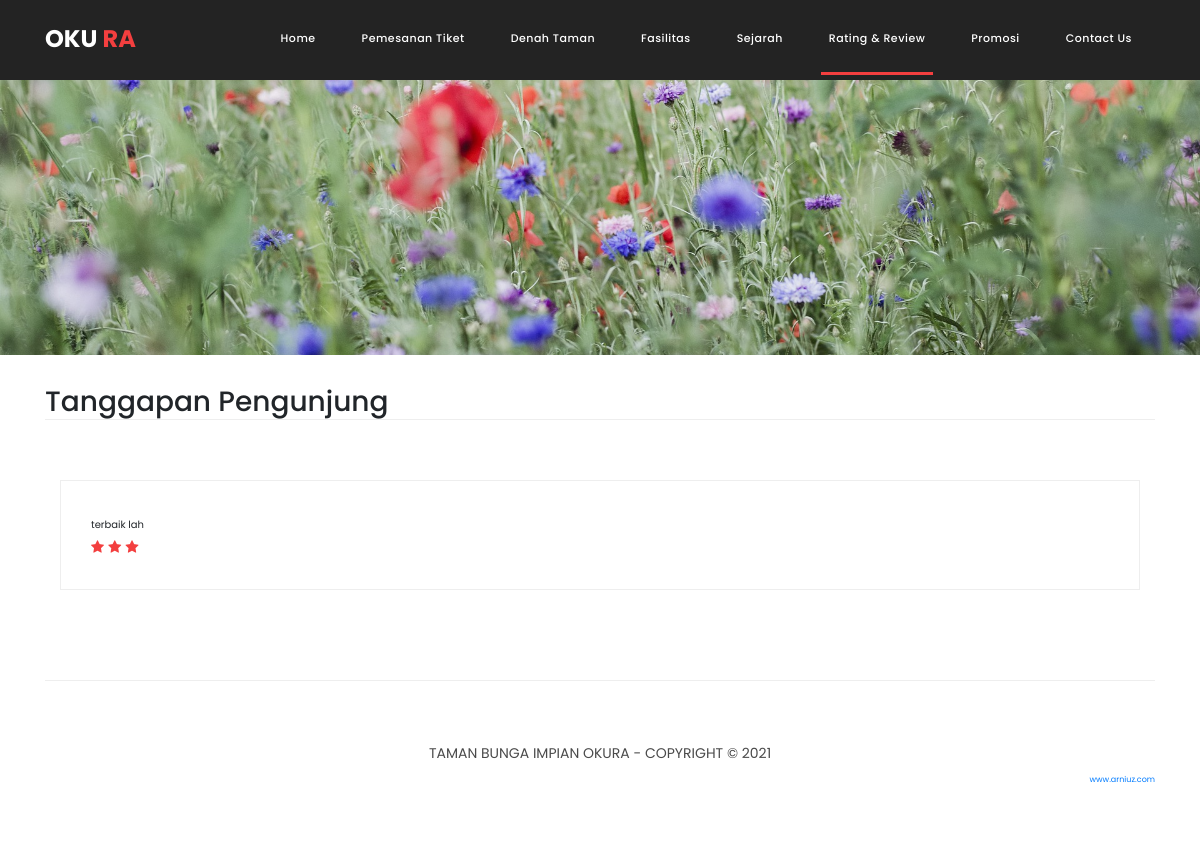
The app's page /index.php/portal/rating, older data.
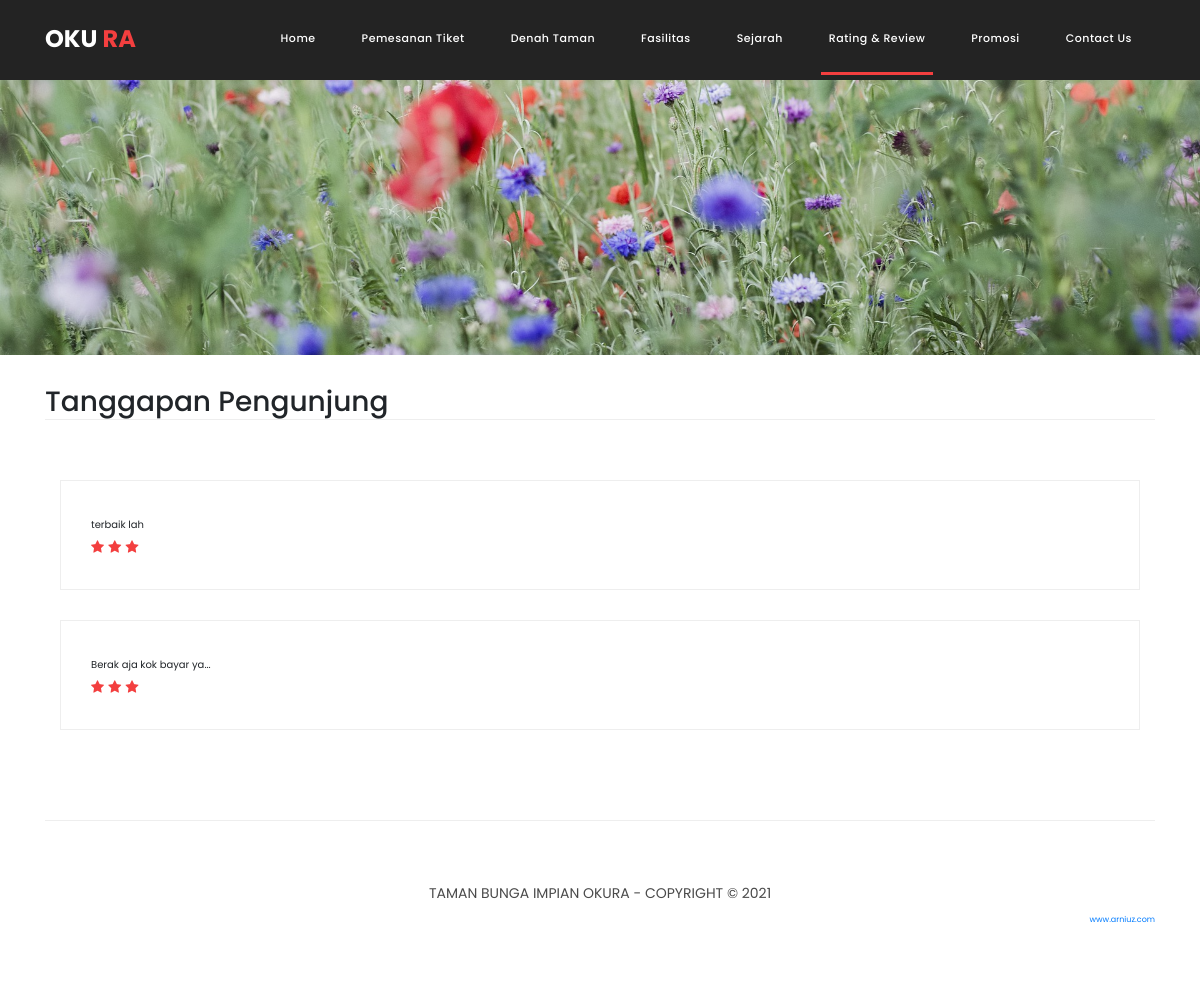
The same page, newer data.
### tables this page shows
CREATE TABLE `rating` (
  `id` int(11) NOT NULL,
  `kategori` text NOT NULL,
  `komentar` text NOT NULL,
  `id_pemesanan` int(11) NOT NULL
);

### application/controllers/Portal.php (called while the page is built, shortened)
<?php
class Portal extends CI_Controller
{
    public function __construct()
    {
        $this->load->model(array('Pengunjung', 'Rekening', 'Pemesanan_tiket', 'Rating', 'Fasilitas', 'Sejarah', 'Denah', 'Promosi', 'Contact'));
    }
    public function rating()
    {
        $view['title']         = 'Rating dan Review';
        $view['pageName']      = 'rating';
        $view['active_rating'] = 'active';
        $view['getDataRating'] = $this->Rating->getData();
        $this->load->view('index_portal', $view);
    }
}

### index.php (called while the page is built, shortened)
<?php
require_once BASEPATH . 'core/CodeIgniter.php';

### application/models/Rating.php (called while the page is built, shortened)
<?php
class Rating extends CI_Model
{
    public function getData()
    {
        $this->db->select('*');
        $this->db->from('rating');
        return $this->db->get()->result();
    }
}

### application/views/pages_portal/rating.php (the view, shortened to what this page needs)
<div class="page-heading contact-heading header-text">
    <div class="container">
        <div class="row">
            <div class="col-md-12">
            </div>
        </div>
    </div>
</div>
<div class="products">
    <div class="container">
        <div class="row">
            <div class="col-md-12">
                <div class="section-heading">
                    <h3>Tanggapan Pengunjung</h3>
                </div>
            </div>
            <div class="col-md-12">
                <?php foreach ($getDataRating as $row) { ?>
                    <div class="filters-content">
                        <div class="col-md-12">
                            <div class="product-item">
                                <div class="down-content">
                                    <small style="font-size:10px;text-align: justify;"><?php echo $row->komentar; ?></small>
                                    <?php if ($row->kategori == 'sangat_baik') { ?>
                                        <ul class="stars">
                                            <li><i class="fa fa-star"></i></li>
                                            <li><i class="fa fa-star"></i></li>
                                            <li><i class="fa fa-star"></i></li>
                                            <li><i class="fa fa-star"></i></li>
                                        </ul>
                                    <?php } else if ($row->kategori == 'baik') { ?>
                                        <ul class="stars">
                                            <li><i class="fa fa-star"></i></li>
                                            <li><i class="fa fa-star"></i></li>
                                            <li><i class="fa fa-star"></i></li>
                                        </ul>
                                    <?php } else if ($row->kategori == 'cukup') { ?>
                                        <ul class="stars">
                                            <li><i class="fa fa-star"></i></li>
                                            <li><i class="fa fa-star"></i></li>
                                        </ul>
                                    <?php } else { ?>
                                        <ul class="stars">
                                            <li><i class="fa fa-star"></i></li>
                                        </ul>
                                    <?php } ?>
                                </div>
                            </div>
                        </div>
                    </div>
                <?php } ?>
            </div>
        </div>
    </div>
</div>

### application/views/index_portal.php (shortened to what this page needs)
<!DOCTYPE html>
<html lang="en">
<head>
    <link href="<?php echo base_url('assets/') ?>vendor/bootstrap/css/bootstrap.min.css" rel="stylesheet">
    <link rel="stylesheet" href="<?php echo base_url('assets/') ?>assets/css/fontawesome.css">
    <link rel="stylesheet" href="<?php echo base_url('assets/') ?>assets/css/templatemo-sixteen.css">
    <link rel="stylesheet" href="<?php echo base_url('assets/') ?>assets/css/owl.css">
    <link rel="stylesheet" href="https://cdnjs.cloudflare.com/ajax/libs/sweetalert/1.1.3/sweetalert.min.css">
</head>
<body>
    <header class="">
        <nav class="navbar navbar-expand-lg">
            <div class="container">
                <a class="navbar-brand" href="index.html">
                    <h2> Oku <em>ra</em></h2>
                </a>
                <div class="collapse navbar-collapse" id="navbarResponsive">
                    <?php include 'elements_portal/navbar.php'; ?>
                </div>
            </div>
        </nav>
    </header>
    <?php include 'pages_portal/' . $pageName . '.php'; ?>
    <footer>
        <div class="container">
            <div class="row">
                <div class="col-md-12">
                    <div class="inner-content">
                        <p> <strong>Taman Bunga Impian Okura - </strong> <strong>Copyright &#169; <?php echo date('Y'); ?></strong></p>
                        <div class="text-right">
                            <a rel="nofollow noopener" href="https://www.arniuz.com" target="_blank"><small style="font-size: 8px;" title="official@arniuz.com">www.arniuz.com</small></a>
                        </div>
                    </div>
                </div>
            </div>
        </div>
    </footer>
</body>
</html>

### application/views/elements_portal/navbar.php
<ul class="navbar-nav ml-auto">
    <li class="nav-item <?php if (isset($active_home)) {
                            echo $active_home;
                        } ?>">
        <a class="nav-link" href="<?php echo base_url('portal') ?>">Home</a>
    </li>
    <li class="nav-item <?php if (isset($active_pemesanan_tiket)) {
                            echo $active_pemesanan_tiket;
                        } ?>">
        <a class="nav-link" href="<?php echo base_url('portal/pemesanan_tiket'); ?>">Pemesanan Tiket</a>
    </li>
    <li class="nav-item <?php if (isset($active_denah)) {
                            echo $active_denah;
                        } ?>">
        <a class="nav-link" href="<?php echo base_url('portal/denah'); ?>">Denah Taman</a>
    </li>
    <li class="nav-item <?php if (isset($active_fasilitas)) {
                            echo $active_fasilitas;
                        } ?>">
        <a class="nav-link" href="<?php echo base_url('portal/fasilitas') ?>">Fasilitas</a>
    </li>
    <li class="nav-item <?php if (isset($active_sejarah)) {
                            echo $active_sejarah;
                        } ?>">
        <a class="nav-link" href="<?php echo base_url('portal/sejarah') ?>">Sejarah</a>
    </li>
    <li class="nav-item <?php if (isset($active_rating)) {
                            echo $active_rating;
                        } ?>">
        <a class="nav-link" href="<?php echo base_url('portal/rating') ?>">Rating & Review</a>
    </li>
    <li class="nav-item <?php if (isset($active_promosi)) {
                            echo $active_promosi;
                        } ?>">
        <a class="nav-link" href="<?php echo base_url('portal/promosi') ?>">Promosi</a>
    </li>
    <li class="nav-item <?php if (isset($active_contact)) {
                            echo $active_contact;
                        } ?>">
        <a class="nav-link" href="<?php echo base_url('portal/contact'); ?>">Contact Us</a>
    </li>
</ul>

### assets/assets/css/templatemo-sixteen.css (style rules this page uses)
body { font-family: 'Poppins', sans-serif; overflow-x: hidden; text-rendering: optimizeLegibility; -webkit-font-smoothing: antialiased; -moz-osx-font-smoothing: grayscale; }
p { margin-bottom: 0px; font-size: 14px; font-weight: 300; color: #4a4a4a; line-height: 24px; }
a { text-decoration: none !important; }
ul { padding: 0; margin: 0; list-style: none; }
h1, h2, h3, h4, h5, h6 { margin: 0px; }
.section-heading { text-align: left; margin-bottom: 60px; border-bottom: 1px solid #eee; }
.contact-heading { background-image: url(../images/taman1.jpg); }
.page-heading { padding: 210px 0px 130px 0px; text-align: center; background-position: center center; background-repeat: no-repeat; background-size: cover; }
header { position: absolute; z-index: 99999; width: 100%; height: 80px; background-color: #232323; -webkit-transition: all 0.3s ease-in-out 0s; -moz-transition: all 0.3s ease-in-out 0s; -o-transition: all 0.3s ease-in-out 0s; transition: all 0.3s ease-in-out 0s; }
header .navbar { padding: 17px 0px; }
.navbar .navbar-brand { float: left; margin-top: -12px; outline: none; }
.navbar .navbar-brand h2 { color: #fff; text-transform: uppercase; font-size: 24px; font-weight: 700; -webkit-transition: all .3s ease 0s; -moz-transition: all .3s ease 0s; -o-transition: all .3s ease 0s; transition: all .3s ease 0s; }
.navbar .navbar-brand h2 em { font-style: normal; color: #f33f3f; }
#navbarResponsive { z-index: 999; }
.navbar-collapse { text-align: center; }
.navbar .navbar-nav .nav-item { margin: 0px 15px; }
.navbar .navbar-nav a.nav-link { text-transform: capitalize; font-size: 11px; font-weight: 500; letter-spacing: 0.5px; color: #fff; transition: all 0.5s; margin-top: 5px; }
.navbar .navbar-nav .nav-link:hover, .navbar .navbar-nav .active>.nav-link, .navbar .navbar-nav .nav-link.active, .navbar .navbar-nav .nav-link.show, .navbar .navbar-nav .show>.nav-link { color: #fff; padding-bottom: 25px; border-bottom: 3px solid #f33f3f; }
.product-item { border: 1px solid #eee; margin-bottom: 30px; }
.product-item .down-content { padding: 30px; position: relative; }
.product-item .down-content ul li { display: inline-block; }
.product-item .down-content ul li i { color: #f33f3f; font-size: 14px; }
footer { text-align: center; height: 20px; }
footer .inner-content { border-top: 1px solid #eee; margin-top: 60px; padding: 60px 0px; }
footer .inner-content p { text-transform: uppercase; }
.products { margin-top: 30px; }

Row changes from the older to the newer data that the page shows:
added rating: komentar "Berak aja kok bayar ya...", kategori "baik" (drawn)
